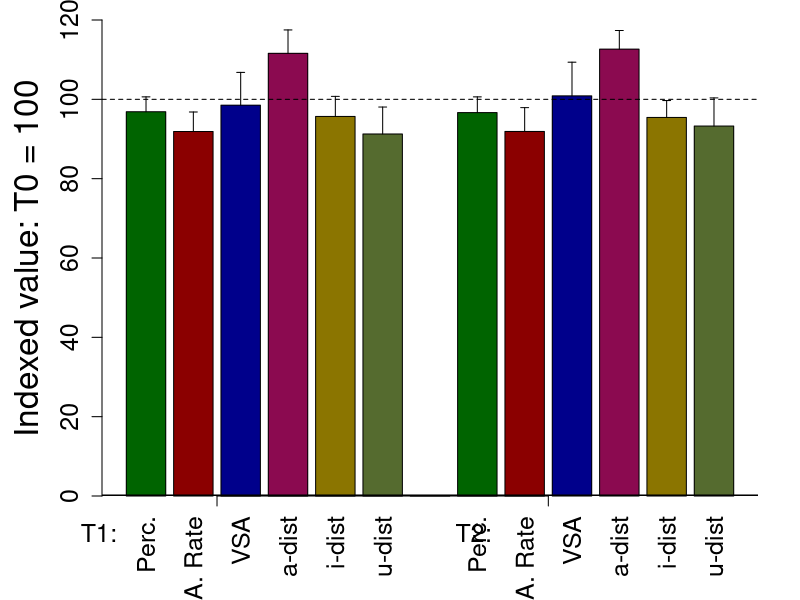
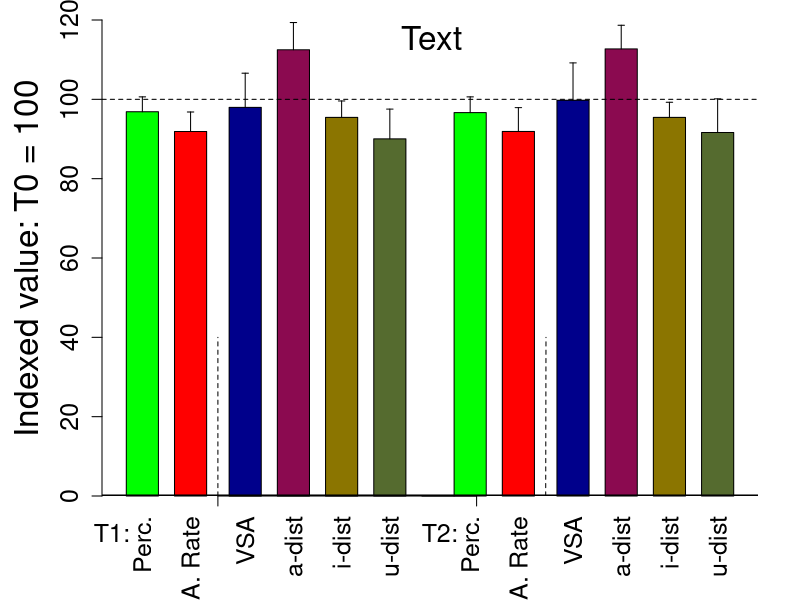
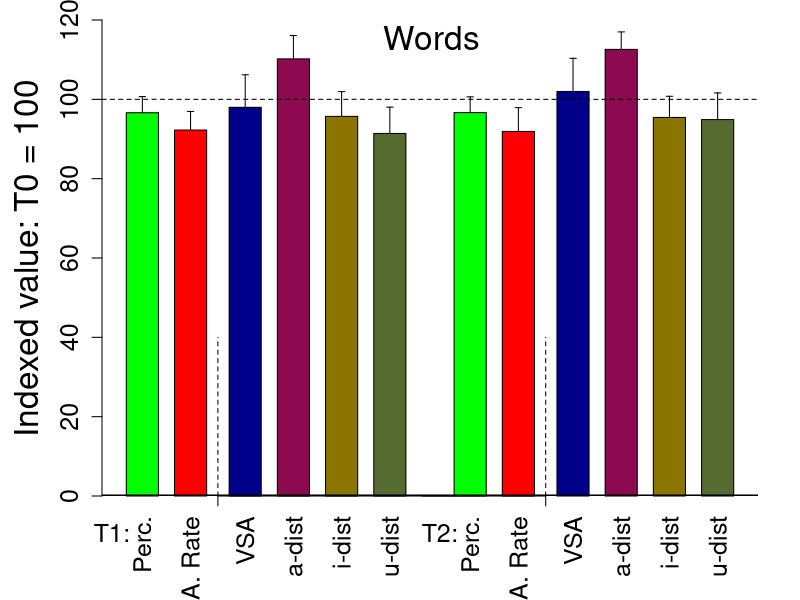

The R source for these figures, in order:
# R
#
# Copyright: 2017-2018, R.J.J.H. van Son and the Netherlands Cancer Institute
# License: GNU GPL v2 or later
# email: r.v.son@nki.nl
#
#
library("lmtest")
#
# A4 size in Inches
OutputWidth <-  11.692;
OutputHeight <- 7.5;
#
filenameText <- "PerceptualArtRateVSA_hist_Text.pdf"
filenameWords <- "PerceptualArtRateVSA_hist_Words.pdf"


LexpTableIndividual <- read.table("ListeningExp.tsv", header = TRUE, sep = "\t", na.strings = "-");
LexpTableIndividual$T <- factor(LexpTableIndividual$T, ordered=TRUE)
LexpTableIndividual$Speaker <- factor(LexpTableIndividual$Speaker, ordered=FALSE)

PatakaTable <- read.table("Pataka_results.tsv", header = TRUE, sep = "\t", na.strings = "-");

VowelTable <- read.table("Patient_data_Robust.tsv", header = TRUE, sep = "\t", na.strings = "-");
VowelTable$T <- factor(VowelTable$T, ordered=TRUE)
VowelTable$Speaker <- factor(VowelTable$Speaker, ordered=TRUE)

# Normalize scores
LexpTableIndividual$NormRating <- LexpTableIndividual$Rating
for(eval in unique(LexpTableIndividual$Evaluator)){
	LexpTableIndividual[LexpTableIndividual$Evaluator==eval,]$NormRating <- as.vector(scale(LexpTableIndividual[LexpTableIndividual$Evaluator==eval,]$Rating))
}

LexpTable <- aggregate(cbind(Rating, NormRating)~Speaker+T+Sex, data=LexpTableIndividual, mean);
VowelTable <- merge(VowelTable, LexpTable, by=c("Speaker", "T", "Sex"), sort = TRUE, all = TRUE)
VowelTable <- merge(VowelTable, PatakaTable, by = c("Speaker", "T"), suffixes = c("", ".pataka"), sort = TRUE, all=TRUE)


# Convert to T0, T1, T2 table
T0Table <- subset(VowelTable, subset = T == 0)
T1Table <- subset(VowelTable, subset = T == 1)
T2Table <- subset(VowelTable, subset = T == 2)
names(T2Table) <- paste(names(T2Table),".T2", sep="")
names(T2Table)[1] <- "Speaker"
names(T2Table)[2] <- "T"
names(T2Table)[3] <- "Sex"
names(T2Table)[4] <- "Name"
names(T2Table)[5] <- "Task"

TimeTable <- merge(T0Table, T1Table, by = c("Speaker", "Task"), suffixes = c(".T0", ".T1"), sort = TRUE, all = TRUE)
TimeTable <- merge(TimeTable, T2Table, by = c("Speaker", "Task"), sort = TRUE, all = TRUE)

# Indexed values on time T0
TimeTable$IdxNormRating.T1 <- 100 + 12*(TimeTable$NormRating.T1 - TimeTable$NormRating.T0)
TimeTable$IdxNormRating.T2 <- 100 + 12*(TimeTable$NormRating.T2 - TimeTable$NormRating.T0)

TimeTable$Idxart.rate.T1 <- 100 * TimeTable$art.rate.T1 / TimeTable$art.rate.T0
TimeTable$Idxart.rate.T2 <- 100 * TimeTable$art.rate.T2 / TimeTable$art.rate.T0

TimeTable$IdxArea2.T1 <- 100 * TimeTable$Area2.T1 / TimeTable$Area2.T0
TimeTable$IdxArea2.T2 <- 100 * TimeTable$Area2.T2 / TimeTable$Area2.T0

TimeTable$Idx.i.dist.T1 <- 100 * TimeTable$i.dist.T1 / TimeTable$i.dist.T0
TimeTable$Idx.i.dist.T2 <- 100 * TimeTable$i.dist.T2 / TimeTable$i.dist.T0

TimeTable$Idx.a.dist.T1 <- 100 * TimeTable$a.dist.T1 / TimeTable$a.dist.T0
TimeTable$Idx.a.dist.T2 <- 100 * TimeTable$a.dist.T2 / TimeTable$a.dist.T0

TimeTable$Idx.u.dist.T1 <- 100 * TimeTable$u.dist.T1 / TimeTable$u.dist.T0
TimeTable$Idx.u.dist.T2 <- 100 * TimeTable$u.dist.T2 / TimeTable$u.dist.T0


# ArtRate
cat(capture.output(t.test(TimeTable[TimeTable$Task=="Dapre",]$Idxart.rate.T1, mu=100, na.rm=TRUE)), sep = "\n", file = "", append = TRUE)
cat(capture.output(t.test(TimeTable[TimeTable$Task=="Dapre",]$Idxart.rate.T2, mu=100, na.rm=TRUE)), sep = "\n", file = "", append = TRUE)
cat(capture.output(t.test(TimeTable[TimeTable$Task=="Dapre",]$Idxart.rate.T1, TimeTable[TimeTable$Task=="Dapre",]$Idxart.rate.T2, paired=TRUE, na.rm=TRUE)), sep = "\n", file = "", append = TRUE)

# NormRating
cat(capture.output(t.test(TimeTable[TimeTable$Task=="Dapre",]$IdxNormRating.T1, mu=0, na.rm=TRUE)), sep = "\n", file = "", append = TRUE)
cat(capture.output(t.test(TimeTable[TimeTable$Task=="Dapre",]$IdxNormRating.T2, mu=0, na.rm=TRUE)), sep = "\n", file = "", append = TRUE)
cat(capture.output(t.test(TimeTable[TimeTable$Task=="Dapre",]$IdxNormRating.T1, TimeTable[TimeTable$Task=="Dapre",]$IdxNormRating.T2, paired=TRUE, na.rm=TRUE)), sep = "\n", file = "", append = TRUE)

# Dapre
cat(capture.output(t.test(TimeTable[TimeTable$Task=="Dapre",]$IdxArea2.T1, mu=100, na.rm=TRUE)), sep = "\n", file = "", append = TRUE)
cat(capture.output(t.test(TimeTable[TimeTable$Task=="Dapre",]$IdxArea2.T2, mu=100, na.rm=TRUE)), sep = "\n", file = "", append = TRUE)

cat(capture.output(t.test(TimeTable[TimeTable$Task=="Dapre",]$Idx.i.dist.T1, mu=100, na.rm=TRUE)), sep = "\n", file = "", append = TRUE)
cat(capture.output(t.test(TimeTable[TimeTable$Task=="Dapre",]$Idx.i.dist.T2, mu=100, na.rm=TRUE)), sep = "\n", file = "", append = TRUE)

cat(capture.output(t.test(TimeTable[TimeTable$Task=="Dapre",]$Idx.a.dist.T1, mu=100, na.rm=TRUE)), sep = "\n", file = "", append = TRUE)
cat(capture.output(t.test(TimeTable[TimeTable$Task=="Dapre",]$Idx.a.dist.T2, mu=100, na.rm=TRUE)), sep = "\n", file = "", append = TRUE)

cat(capture.output(t.test(TimeTable[TimeTable$Task=="Dapre",]$Idx.u.dist.T1, mu=100, na.rm=TRUE)), sep = "\n", file = "", append = TRUE)
cat(capture.output(t.test(TimeTable[TimeTable$Task=="Dapre",]$Idx.u.dist.T2, mu=100, na.rm=TRUE)), sep = "\n", file = "", append = TRUE)

# Words
cat(capture.output(t.test(TimeTable[TimeTable$Task=="Words",]$IdxArea2.T1, mu=100, na.rm=TRUE)), sep = "\n", file = "", append = TRUE)
cat(capture.output(t.test(TimeTable[TimeTable$Task=="Words",]$IdxArea2.T2, mu=100, na.rm=TRUE)), sep = "\n", file = "", append = TRUE)

cat(capture.output(t.test(TimeTable[TimeTable$Task=="Words",]$Idx.i.dist.T1, mu=100, na.rm=TRUE)), sep = "\n", file = "", append = TRUE)
cat(capture.output(t.test(TimeTable[TimeTable$Task=="Words",]$Idx.i.dist.T2, mu=100, na.rm=TRUE)), sep = "\n", file = "", append = TRUE)

cat(capture.output(t.test(TimeTable[TimeTable$Task=="Words",]$Idx.a.dist.T1, mu=100, na.rm=TRUE)), sep = "\n", file = "", append = TRUE)
cat(capture.output(t.test(TimeTable[TimeTable$Task=="Words",]$Idx.a.dist.T2, mu=100, na.rm=TRUE)), sep = "\n", file = "", append = TRUE)

cat(capture.output(t.test(TimeTable[TimeTable$Task=="Words",]$Idx.u.dist.T1, mu=100, na.rm=TRUE)), sep = "\n", file = "", append = TRUE)
cat(capture.output(t.test(TimeTable[TimeTable$Task=="Words",]$Idx.u.dist.T2, mu=100, na.rm=TRUE)), sep = "\n", file = "", append = TRUE)

# Words+Dapre                                                                            
cat(capture.output(t.test(TimeTable[TimeTable$Task=="Words",]$IdxArea2.T1+TimeTable[TimeTable$Task=="Dapre",]$IdxArea2.T1   , mu=200, na.rm=TRUE)), sep = "\n", file = "", append = TRUE)
cat(capture.output(t.test(TimeTable[TimeTable$Task=="Words",]$IdxArea2.T2+TimeTable[TimeTable$Task=="Dapre",]$IdxArea2.T2    , mu=200, na.rm=TRUE)), sep = "\n", file = "", append = TRUE)
                                                                            
cat(capture.output(t.test(TimeTable[TimeTable$Task=="Words",]$Idx.i.dist.T1+TimeTable[TimeTable$Task=="Dapre",]$Idx.i.dist.T1   , mu=200, na.rm=TRUE)), sep = "\n", file = "", append = TRUE)
cat(capture.output(t.test(TimeTable[TimeTable$Task=="Words",]$Idx.i.dist.T2+TimeTable[TimeTable$Task=="Dapre",]$Idx.i.dist.T2  , mu=200, na.rm=TRUE)), sep = "\n", file = "", append = TRUE)
                                                                            
cat(capture.output(t.test(TimeTable[TimeTable$Task=="Words",]$Idx.a.dist.T1+TimeTable[TimeTable$Task=="Dapre",]$Idx.a.dist.T1  , mu=200, na.rm=TRUE)), sep = "\n", file = "", append = TRUE)
cat(capture.output(t.test(TimeTable[TimeTable$Task=="Words",]$Idx.a.dist.T2+TimeTable[TimeTable$Task=="Dapre",]$Idx.a.dist.T2  , mu=200, na.rm=TRUE)), sep = "\n", file = "", append = TRUE)
                                                                            
cat(capture.output(t.test(TimeTable[TimeTable$Task=="Words",]$Idx.u.dist.T1+TimeTable[TimeTable$Task=="Dapre",]$Idx.u.dist.T1  , mu=200, na.rm=TRUE)), sep = "\n", file = "", append = TRUE)
cat(capture.output(t.test(TimeTable[TimeTable$Task=="Words",]$Idx.u.dist.T2+TimeTable[TimeTable$Task=="Dapre",]$Idx.u.dist.T2   , mu=200, na.rm=TRUE)), sep = "\n", file = "", append = TRUE)


# Mean values and CI 
ci <- function(x) {if(length(x)>3) {t <- t.test(x, na.rm=TRUE); (t$conf.int[[2]]- t$conf.int[[1]])/2} else 0 }

indexLabels <- c("Perc.", "A. Rate", "VSA", "a-dist", "i-dist", "u-dist")

combinedTable <- merge(TimeTable[TimeTable$Task=="Words",], TimeTable[TimeTable$Task=="Dapre",], by=c("Speaker", "Sex"))
IndexedValues.T1 <- c(
mean(TimeTable[TimeTable$Task=="Dapre",]$IdxNormRating.T1, na.rm=TRUE),
mean(TimeTable[TimeTable$Task=="Dapre",]$Idxart.rate.T1, na.rm=TRUE),
mean((combinedTable$IdxArea2.T1.x+combinedTable$IdxArea2.T1.y)/2, na.rm=TRUE),
mean((combinedTable$Idx.a.dist.T1.x+combinedTable$Idx.a.dist.T1.y)/2, na.rm=TRUE),
mean((combinedTable$Idx.i.dist.T1.x+combinedTable$Idx.i.dist.T1.y)/2, na.rm=TRUE),
mean((combinedTable$Idx.u.dist.T1.x+combinedTable$Idx.u.dist.T1.y)/2, na.rm=TRUE)
)
IndexedValues.T1.CI <- c(
ci(TimeTable[TimeTable$Task=="Dapre",]$IdxNormRating.T1),
ci(TimeTable[TimeTable$Task=="Dapre",]$Idxart.rate.T1),
ci((combinedTable$IdxArea2.T1.x+combinedTable$IdxArea2.T1.y)/2),
ci((combinedTable$Idx.a.dist.T1.x+combinedTable$Idx.a.dist.T1.y)/2),
ci((combinedTable$Idx.i.dist.T1.x+combinedTable$Idx.i.dist.T1.y)/2),
ci((combinedTable$Idx.u.dist.T1.x+combinedTable$Idx.u.dist.T1.y)/2)
)
IndexedValues.T2 <- c(
mean(TimeTable[TimeTable$Task=="Dapre",]$IdxNormRating.T2, na.rm=TRUE),
mean(TimeTable[TimeTable$Task=="Dapre",]$Idxart.rate.T2, na.rm=TRUE),
mean((combinedTable$IdxArea2.T2.x+combinedTable$IdxArea2.T2.y)/2, na.rm=TRUE),
mean((combinedTable$Idx.a.dist.T2.x+combinedTable$Idx.a.dist.T2.y)/2, na.rm=TRUE),
mean((combinedTable$Idx.i.dist.T2.x+combinedTable$Idx.i.dist.T2.y)/2, na.rm=TRUE),
mean((combinedTable$Idx.u.dist.T2.x+combinedTable$Idx.u.dist.T2.y)/2, na.rm=TRUE)
)
IndexedValues.T2.CI <- c(
ci(TimeTable[TimeTable$Task=="Dapre",]$IdxNormRating.T2),
ci(TimeTable[TimeTable$Task=="Dapre",]$Idxart.rate.T2),
ci((combinedTable$IdxArea2.T2.x+combinedTable$IdxArea2.T2.y)/2),
ci((combinedTable$Idx.a.dist.T2.x+combinedTable$Idx.a.dist.T2.y)/2),
ci((combinedTable$Idx.i.dist.T2.x+combinedTable$Idx.i.dist.T2.y)/2),
ci((combinedTable$Idx.u.dist.T2.x+combinedTable$Idx.u.dist.T2.y)/2)
)

par(mai=c(1.04,1.02,0.2,0.42))
par(family="Helvetica")
colorlist <- c("darkgreen", "darkred", "darkblue", "deeppink4", "gold4", "darkolivegreen", "blue", "red", "deeppink", "green")

x <- barplot(c(IndexedValues.T1, 0, IndexedValues.T2), ylim=c(0, 120), ylab="Indexed value: T0 = 100", cex.lab=2, cex.axis=1.5, col=c(colorlist[1:6], "grey", colorlist[1:6]))
abline(h=100, lty=2)
abline(h=0, lty=1, lwd=3)
axis(side=1, labels=c(indexLabels, " ", indexLabels), at=x, cex.axis=1.5, las=3, tick=FALSE)
axis(at=c(2.5, 10.9), tick=TRUE, side=1, labels=FALSE)
mtext("T1:", at=c(-0.5), line=1.5, side=1, cex=1.5)
mtext("T2:", at=c(9), line=1.5, side=1, cex=1.5)

segments(x, c(IndexedValues.T1, 0, IndexedValues.T2), x, c(IndexedValues.T1, 0, IndexedValues.T2)+c(IndexedValues.T1.CI, 0, IndexedValues.T2.CI))
segments(x-0.1, c(IndexedValues.T1, 0, IndexedValues.T2)+c(IndexedValues.T1.CI, 0, IndexedValues.T2.CI), x+0.1, c(IndexedValues.T1, 0, IndexedValues.T2)+c(IndexedValues.T1.CI, 0, IndexedValues.T2.CI))


# Text Mean values and CI 

# Plot figure
pdf(filenameText, width=OutputWidth, height=OutputHeight, useDingbats=FALSE);

indexLabels <- c("Perc.", "A. Rate", "VSA", "a-dist", "i-dist", "u-dist")
indexSpace <- c(0, 0.5, 0.7, 0.5, 0.5, 0.5)

combinedTable <- TimeTable[TimeTable$Task=="Dapre",]
IndexedValues.T1 <- c(
mean(TimeTable[TimeTable$Task=="Dapre",]$IdxNormRating.T1, na.rm=TRUE),
mean(TimeTable[TimeTable$Task=="Dapre",]$Idxart.rate.T1, na.rm=TRUE),
mean(combinedTable$IdxArea2.T1, na.rm=TRUE),
mean(combinedTable$Idx.a.dist.T1, na.rm=TRUE),
mean(combinedTable$Idx.i.dist.T1, na.rm=TRUE),
mean(combinedTable$Idx.u.dist.T1, na.rm=TRUE)
)
IndexedValues.T1.CI <- c(
ci(TimeTable[TimeTable$Task=="Dapre",]$IdxNormRating.T1),
ci(TimeTable[TimeTable$Task=="Dapre",]$Idxart.rate.T1),
ci(combinedTable$IdxArea2.T1),
ci(combinedTable$Idx.a.dist.T1),
ci(combinedTable$Idx.i.dist.T1),
ci(combinedTable$Idx.u.dist.T1)
)
IndexedValues.T2 <- c(
mean(TimeTable[TimeTable$Task=="Dapre",]$IdxNormRating.T2, na.rm=TRUE),
mean(TimeTable[TimeTable$Task=="Dapre",]$Idxart.rate.T2, na.rm=TRUE),
mean(combinedTable$IdxArea2.T2, na.rm=TRUE),
mean(combinedTable$Idx.a.dist.T2, na.rm=TRUE),
mean(combinedTable$Idx.i.dist.T2, na.rm=TRUE),
mean(combinedTable$Idx.u.dist.T2, na.rm=TRUE)
)
IndexedValues.T2.CI <- c(
ci(TimeTable[TimeTable$Task=="Dapre",]$IdxNormRating.T2),
ci(TimeTable[TimeTable$Task=="Dapre",]$Idxart.rate.T2),
ci(combinedTable$IdxArea2.T2),
ci(combinedTable$Idx.a.dist.T2),
ci(combinedTable$Idx.i.dist.T2),
ci(combinedTable$Idx.u.dist.T2)
)

par(mai=c(1.04,1.02,0.2,0.42))
par(family="Helvetica")
colorlist <- c("green1", "red1", "darkblue", "deeppink4", "gold4", "darkolivegreen", "blue", "red", "deeppink", "green")

x <- barplot(c(IndexedValues.T1, 0, IndexedValues.T2), ylim=c(0, 120), ylab="Indexed value: T0 = 100", cex.lab=2, cex.axis=1.5, col=c(colorlist[1:6], "grey", colorlist[1:6]), space=c(indexSpace, 0.5, indexSpace))
abline(h=100, lty=2)
abline(h=0, lty=1, lwd=3)
axis(side=1, labels=c(indexLabels, " ", indexLabels), at=x, cex.axis=1.5, las=3, tick=FALSE)
axis(at=c(2.85, 10.9), tick=TRUE, side=1, labels=FALSE)
segments(c(2.85, 13.05), c(0,0), c(2.85, 13.059), c(40,40), lty=2)
mtext("T1:", at=c(-0.45), line=1.5, side=1, cex=1.5)
mtext("T2:", at=c(9.75), line=1.5, side=1, cex=1.5)

segments(x, c(IndexedValues.T1, 0, IndexedValues.T2), x, c(IndexedValues.T1, 0, IndexedValues.T2)+c(IndexedValues.T1.CI, 0, IndexedValues.T2.CI))
segments(x-0.1, c(IndexedValues.T1, 0, IndexedValues.T2)+c(IndexedValues.T1.CI, 0, IndexedValues.T2.CI), x+0.1, c(IndexedValues.T1, 0, IndexedValues.T2)+c(IndexedValues.T1.CI, 0, IndexedValues.T2.CI))

text(9.5, 120, labels="Text", pos=1, cex=2)
dev.off(dev.cur())

# Words Mean values and CI 
pdf(filenameWords, width=OutputWidth, height=OutputHeight, useDingbats=FALSE);

indexLabels <- c("Perc.", "A. Rate", "VSA", "a-dist", "i-dist", "u-dist")

combinedTable <- TimeTable[TimeTable$Task=="Words",]
IndexedValues.T1 <- c(
mean(TimeTable[TimeTable$Task=="Words",]$IdxNormRating.T1, na.rm=TRUE),
mean(TimeTable[TimeTable$Task=="Words",]$Idxart.rate.T1, na.rm=TRUE),
mean(combinedTable$IdxArea2.T1, na.rm=TRUE),
mean(combinedTable$Idx.a.dist.T1, na.rm=TRUE),
mean(combinedTable$Idx.i.dist.T1, na.rm=TRUE),
mean(combinedTable$Idx.u.dist.T1, na.rm=TRUE)
)
IndexedValues.T1.CI <- c(
ci(TimeTable[TimeTable$Task=="Words",]$IdxNormRating.T1),
ci(TimeTable[TimeTable$Task=="Words",]$Idxart.rate.T1),
ci(combinedTable$IdxArea2.T1),
ci(combinedTable$Idx.a.dist.T1),
ci(combinedTable$Idx.i.dist.T1),
ci(combinedTable$Idx.u.dist.T1)
)
IndexedValues.T2 <- c(
mean(TimeTable[TimeTable$Task=="Words",]$IdxNormRating.T2, na.rm=TRUE),
mean(TimeTable[TimeTable$Task=="Words",]$Idxart.rate.T2, na.rm=TRUE),
mean(combinedTable$IdxArea2.T2, na.rm=TRUE),
mean(combinedTable$Idx.a.dist.T2, na.rm=TRUE),
mean(combinedTable$Idx.i.dist.T2, na.rm=TRUE),
mean(combinedTable$Idx.u.dist.T2, na.rm=TRUE)
)
IndexedValues.T2.CI <- c(
ci(TimeTable[TimeTable$Task=="Words",]$IdxNormRating.T2),
ci(TimeTable[TimeTable$Task=="Words",]$Idxart.rate.T2),
ci(combinedTable$IdxArea2.T2),
ci(combinedTable$Idx.a.dist.T2),
ci(combinedTable$Idx.i.dist.T2),
ci(combinedTable$Idx.u.dist.T2)
)

par(mai=c(1.04,1.02,0.2,0.42))
par(family="Helvetica")
colorlist <- c("green1", "red1", "darkblue", "deeppink4", "gold4", "darkolivegreen", "blue", "red", "deeppink", "green")

x <- barplot(c(IndexedValues.T1, 0, IndexedValues.T2), ylim=c(0, 120), ylab="Indexed value: T0 = 100", cex.lab=2, cex.axis=1.5, col=c(colorlist[1:6], "grey", colorlist[1:6]), space=c(indexSpace, 0.5, indexSpace))
abline(h=100, lty=2)
abline(h=0, lty=1, lwd=3)
axis(side=1, labels=c(indexLabels, " ", indexLabels), at=x, cex.axis=1.5, las=3, tick=FALSE)
axis(at=c(2.85, 13.05), tick=TRUE, side=1, labels=FALSE)
segments(c(2.85, 13.05), c(0,0), c(2.85, 13.05), c(40,40), lty=2)
mtext("T1:", at=c(-0.45), line=1.5, side=1, cex=1.5)
mtext("T2:", at=c(9.75), line=1.5, side=1, cex=1.5)

segments(x, c(IndexedValues.T1, 0, IndexedValues.T2), x, c(IndexedValues.T1, 0, IndexedValues.T2)+c(IndexedValues.T1.CI, 0, IndexedValues.T2.CI))
segments(x-0.1, c(IndexedValues.T1, 0, IndexedValues.T2)+c(IndexedValues.T1.CI, 0, IndexedValues.T2.CI), x+0.1, c(IndexedValues.T1, 0, IndexedValues.T2)+c(IndexedValues.T1.CI, 0, IndexedValues.T2.CI))

text(9.5, 120, labels="Words", pos=1, cex=2)
dev.off(dev.cur())
